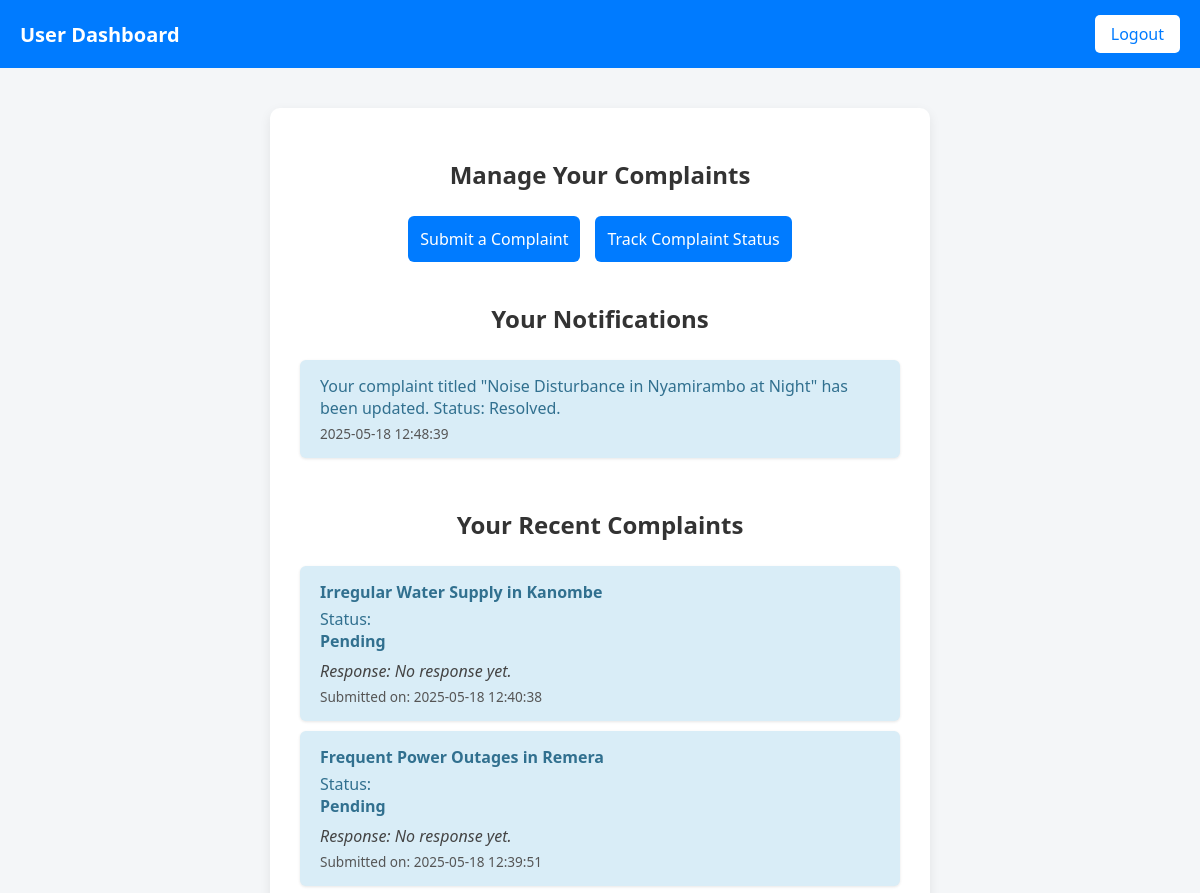
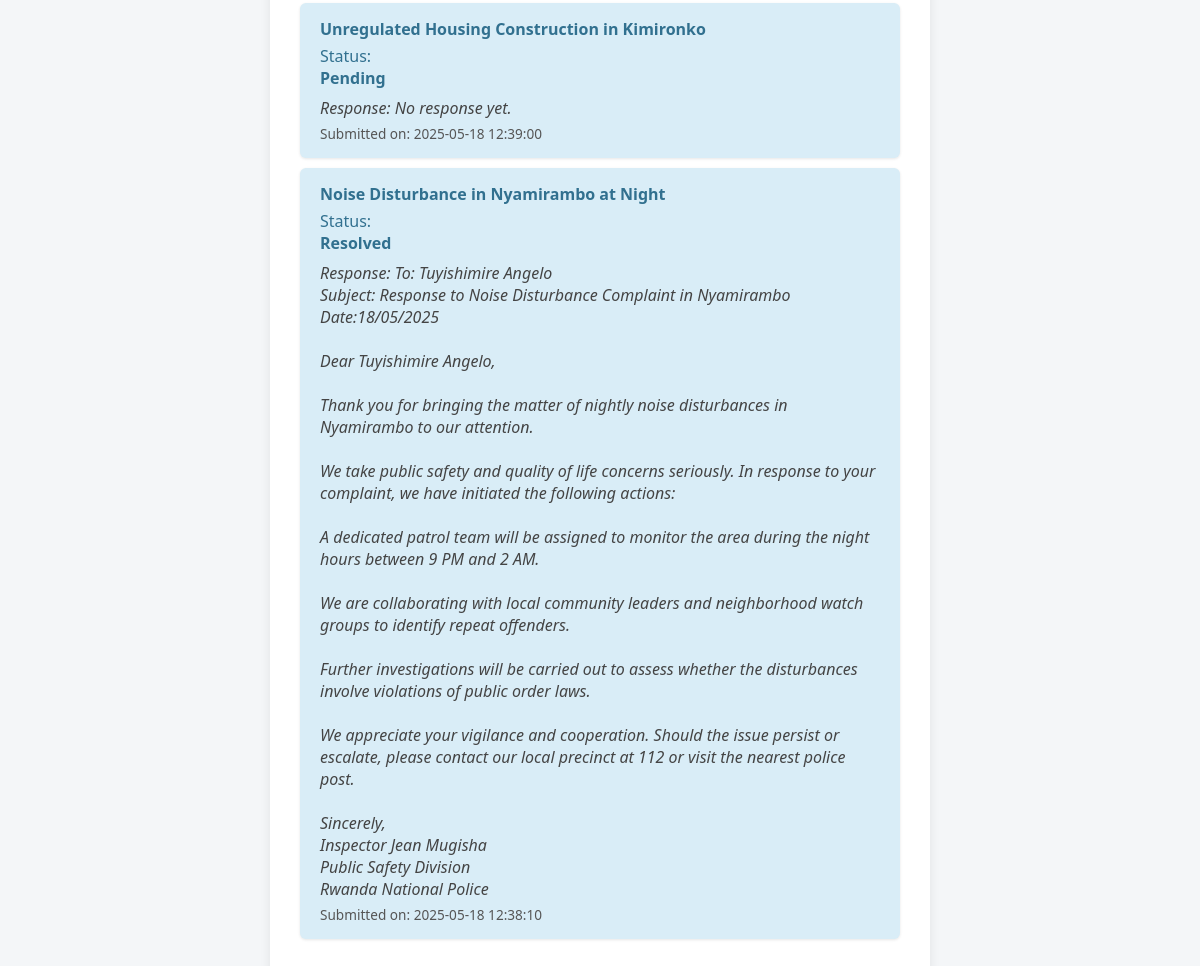
The app's page /user_dashboard.php (signed in) with its own data (2 pictures, top to bottom).
### tables this page shows
CREATE TABLE `notifications` (
  `id` int(11) NOT NULL,
  `user_id` int(11) NOT NULL,
  `complaint_id` int(11) NOT NULL,
  `message` text NOT NULL,
  `is_read` tinyint(1) DEFAULT 0,
  `created_at` timestamp NOT NULL DEFAULT current_timestamp()
);

CREATE TABLE `complaints` (
  `id` int(11) NOT NULL,
  `user_id` int(11) DEFAULT NULL,
  `title` varchar(255) NOT NULL,
  `description` text NOT NULL,
  `category` varchar(100) DEFAULT NULL,
  `status` enum('Pending','In Progress','Resolved') DEFAULT 'Pending',
  `created_at` timestamp NOT NULL DEFAULT current_timestamp(),
  `response` text DEFAULT NULL
);

### user_dashboard.php (the view, shortened to what this page needs)
<?php
$conn = new mysqli("localhost", "root", "", "citizen_feedback");
$userId = $_SESSION['user_id'];
$stmt = $conn->prepare("SELECT id, message, created_at, is_read FROM notifications WHERE user_id = ? ORDER BY created_at DESC LIMIT 5");
$stmt->bind_param("i", $userId);
$stmt->execute();
$result = $stmt->get_result();
$notifications = [];
while ($row = $result->fetch_assoc()) {
    $notifications[] = $row;
}
$stmtComplaints = $conn->prepare("SELECT id, title, status, response, created_at FROM complaints WHERE user_id = ? ORDER BY created_at DESC LIMIT 5");
$stmtComplaints->bind_param("i", $userId);
$stmtComplaints->execute();
$resultComplaints = $stmtComplaints->get_result();
$complaints = [];
while ($row = $resultComplaints->fetch_assoc()) {
    $complaints[] = $row;
}
?>
<!DOCTYPE html>
<html lang="en">
<head>
</head>
<body>
    <div class="navbar">
        <div class="title">User Dashboard</div>
        <a href="user_logout.php" class="button">Logout</a>
    </div>
    <div class="container">
        <h2>Manage Your Complaints</h2>
        <div class="action-buttons">
            <a href="submit_complaint.php">Submit a Complaint</a>
            <a href="track_status.php">Track Complaint Status</a>
        </div>
        <h2>Your Notifications</h2>
        <?php if (empty($notifications)): ?>
            <p>No new notifications.</p>
        <?php else: ?>
            <ul class="notifications">
                <?php foreach ($notifications as $note): ?>
                    <li class="<?= $note['is_read'] ? 'read' : '' ?>">
                        <?= htmlspecialchars($note['message']) ?>
                        <small><?= htmlspecialchars($note['created_at']) ?></small>
                    </li>
                <?php endforeach; ?>
            </ul>
        <?php endif; ?>
        <h2>Your Recent Complaints</h2>
        <?php if (empty($complaints)): ?>
            <p>You have not submitted any complaints yet.</p>
        <?php else: ?>
            <ul class="complaints">
                <?php foreach ($complaints as $comp): ?>
                    <li>
                        <strong><?= htmlspecialchars($comp['title']) ?></strong>
                        Status: <strong><?= htmlspecialchars($comp['status']) ?></strong>
                        <div class="response-note">
                            Response: <?= nl2br(htmlspecialchars($comp['response'] ?: 'No response yet.')) ?>
                        </div>
                        <small>Submitted on: <?= htmlspecialchars($comp['created_at']) ?></small>
                    </li>
                <?php endforeach; ?>
            </ul>
        <?php endif; ?>
    </div>
</body>
</html>

### user_dashboard.php (style rules this page uses)
:root { --primary-color: #007bff; --primary-hover: #0056b3; --background: #f4f6f8; --card-bg: #ffffff; --text-color: #333; }
body { font-family: 'Segoe UI', Tahoma, Geneva, Verdana, sans-serif; background-color: var(--background); margin: 0; padding: 0; color: var(--text-color); }
.navbar { background-color: var(--primary-color); padding: 15px 20px; color: white; display: flex; justify-content: space-between; align-items: center; }
.navbar .title { font-size: 20px; font-weight: bold; }
.navbar a.button { background-color: white; color: var(--primary-color); padding: 8px 16px; border-radius: 5px; font-weight: 500; text-decoration: none; transition: 0.3s; }
.container { max-width: 600px; margin: 40px auto; background-color: var(--card-bg); padding: 30px; border-radius: 10px; box-shadow: 0 4px 12px rgba(0, 0, 0, 0.08); text-align: center; }
h2 { margin-bottom: 25px; }
.action-buttons { display: flex; flex-direction: column; gap: 15px; margin-bottom: 40px; }
.action-buttons a { background-color: var(--primary-color); color: white; padding: 12px; border: none; border-radius: 6px; text-decoration: none; font-size: 16px; transition: background-color 0.3s; }
@media (min-width: 500px) { .action-buttons { flex-direction: row; justify-content: center; } }
ul.notifications, ul.complaints { list-style: none; padding: 0; max-width: 600px; margin: 0 auto 50px; text-align: left; }
ul.notifications li, ul.complaints li { background-color: #d9edf7; padding: 15px 20px; margin-bottom: 10px; border-radius: 6px; color: #31708f; box-shadow: 0 1px 3px rgba(0,0,0,0.1); }
ul.notifications li small, ul.complaints li small { display: block; margin-top: 5px; font-size: 0.85em; color: #555; }
ul.complaints li strong { display: block; margin-bottom: 5px; }
.response-note { margin-top: 8px; font-style: italic; color: #444; }

### records on screen
notifications: message "Your complaint titled \"Noise Disturbance in Nyamirambo at Night\" has been updated. Status: Resolved.", created_at "2025-05-18 12:48:39"
complaints: title "Irregular Water Supply in Kanombe", status "Pending", response "No response yet.", created_at "2025-05-18 12:40:38"
complaints: title "Frequent Power Outages in Remera", status "Pending", response "No response yet.", created_at "2025-05-18 12:39:51"
complaints: title "Unregulated Housing Construction in Kimironko", status "Pending", response "No response yet.", created_at "2025-05-18 12:39:00"
complaints: title "Noise Disturbance in Nyamirambo at Night", status "Resolved", response "To: Tuyishimire Angelo Subject: Response to Noise Disturbance Complaint in Nyamirambo Date:18/05/2025 Dear Tuyishimire Angelo, Thank you for bringing the matter of nightly noise disturbances in Nyamirambo to our attention. We take public safety and quality of life concerns seriously. In response to your complaint, we have initiated the following actions: A dedicated patrol team will be assigned to monitor the area during the night hours between 9 PM and 2 AM. We are collaborating with local community leaders and neighborhood watch groups to identify repeat offenders. Further investigations will be carried out to assess whether the disturbances involve violations of public order laws. We…", created_at "2025-05-18 12:38:10"
